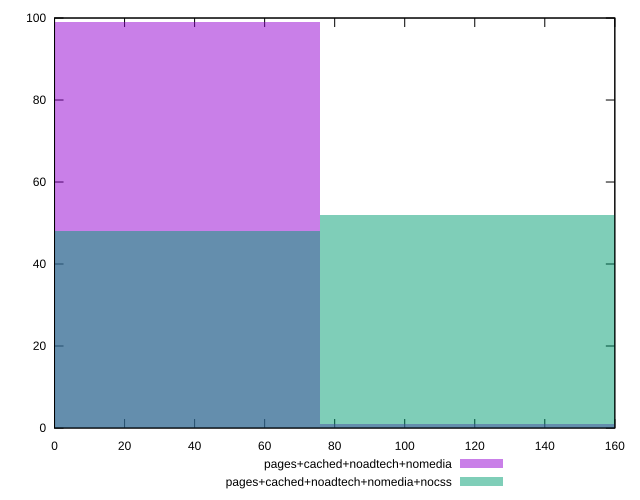

The script that saved this image:
reset

$pagesCachedNoadtechNomedia <<EOF
0 99
151.51285282903038 1
EOF

$pagesCachedNoadtechNomediaNocss <<EOF
0 48
151.51285282903038 52
EOF

set key outside below
set boxwidth 151.51285282903038
set xrange [0:160]
set yrange [0:100]
set trange [0:100]
set style fill transparent solid 0.5 noborder
set terminal svg size 640, 500 enhanced background rgb 'white'
set output "report_00013_2021-02-09T12-04-24.940Z/unminified-javascript/comparison/histogram/3_vs_4.svg"

plot $pagesCachedNoadtechNomedia title "pages+cached+noadtech+nomedia" with boxes, \
     $pagesCachedNoadtechNomediaNocss title "pages+cached+noadtech+nomedia+nocss" with boxes

reset
